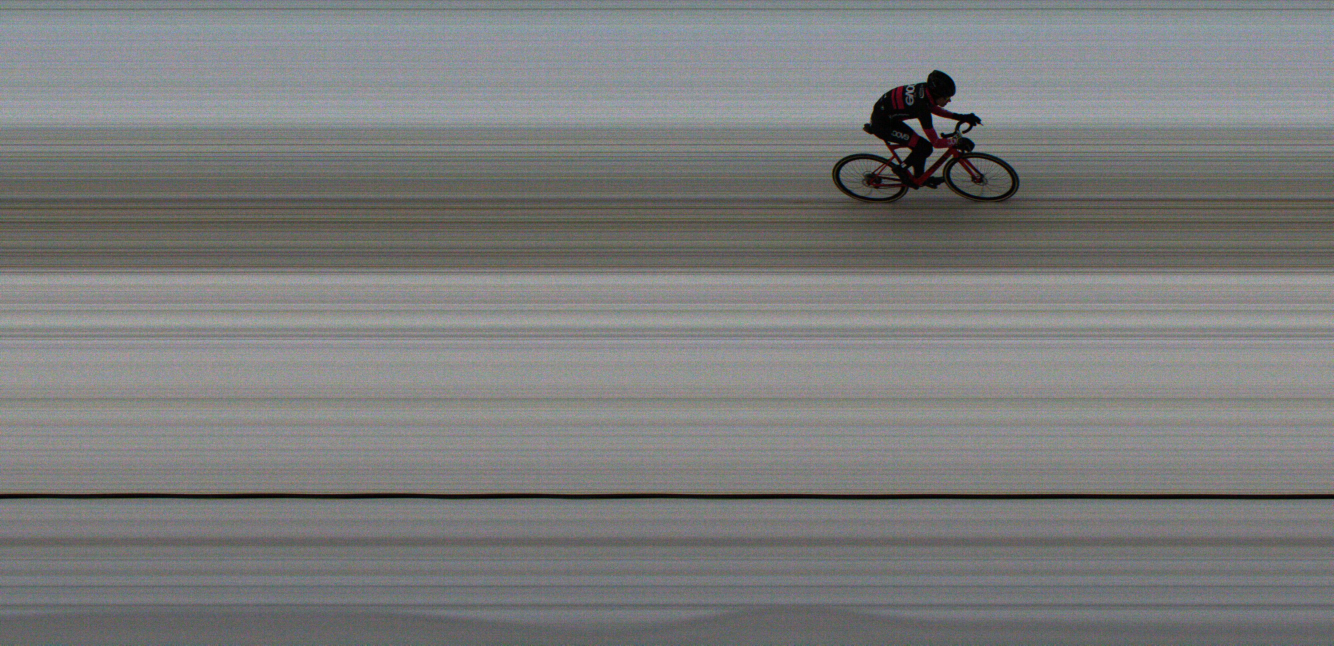
#> input picture test_images/1-light.jpg, 4000 x 1936 px, found by its file name (shown at 1/3 size); its folder holds 5 pictures in this run
$ python splicerandjoiner_ram.py
#> lines starting #> are read from the running program, lines starting #| are printed output that depends on the picture
### codereuse.py
"""
codereuse module
"""
import os
import time

# class codereuse:
def __init__(*args):
    self.args = args
def folderexist(*args):
    print("3", args[0])
    print("tadaa", args)
    for fname in args:
        if not os.path.exists(fname):
            os.makedirs(fname)

# [10 lines left out: function file_exists, not called in this run]

def pattern_exists(path):
    print(type(path),path)
    "Check if path (image) exists"
    try:
        print(path % 0)
        os.stat(path % 0)
    except os.error:
        return False
    print("Image roll already exists in" + path % 0)
    return True

### LinescanRecord/splicerandjoiner_ram.py
"""
splice and join an already made finish line photo
"""
from pathlib import Path
import sys
import os
from datetime import datetime, timedelta
import time
import numpy as np
import cv2
# make importing modules possible from parent directory...
sys.path.append(
    os.path.abspath(os.path.join(os.path.dirname(__file__), os.path.pardir)))
# from PIL import Image
import codereuse


appver = "v0.01ram"


img_dir = Path("faces")
out_dir = Path("faces_out")

prefix = "pattern_"
file_pattern = prefix + '%05d' + ".png"

save_with_prefix = str(out_dir) + os.sep + prefix + appver + "_" + datetime.now().strftime("%Y_%m_%d_%H_%M_%S")


# luo kansiot
codereuse.folderexist(img_dir, out_dir)


img_path1 = Path("test_images") / "1-light.jpg"

print(img_path1)

# OpenCV takes only string paths..
im = cv2.imread(str(img_path1))
#> im is the input picture: shape (1936, 4000, 3); mean B, G, R 123.7, 124.4, 123.5
# im = np.array(Image.open(path1).convert('LA'))
data = im


data2 = im[:, :, 1]

# Check image height
height = int(im.shape[0])
#> height = 1936
print(height)
#| 1936
# Check image width
width = int(im.shape[1])
#> width = 4000

print(im.shape)
#| (1936, 4000, 3)

print("Image width: ", width)
#| Image width:  4000
def exists(path):
    print(type(path), path)
    path = str(path)
    print(type(path), path)
    # "Check if path (image) exists"
    try:
        print(path % 0)
        os.stat(path % 0)
    except os.error:
        return False
    print("Image roll already exists in" + path % 0)
    return True

# ##Käy läpi kuvan pikseli*sarake* kerrallaan
# Toimisko np.hsplit nopeammin? (hstack vastakohta)
def splice_image_ram():
    file = Path(img_dir) / file_pattern
    if codereuse.pattern_exists(str(file)):
        return
    stamp_list = []
    date = datetime.now()
    for c in range(width):
        cut = [width-1-c, width-c]
        pattern = im
        pattern = pattern[0:0+height, cut[0]:cut[1]]
        # print("cutting " + str(cut[0]) + " by " + str(cut[1]) + " section")
        pattern = cv2.cvtColor(pattern, cv2.COLOR_RGB2BGR)
        # print(os.path.join(img_dir,file_pattern%c))
        # cv2.imwrite(os.path.join(img_dir, file_pattern % c), pattern)
        slices.append(pattern)

        date_combo = date + timedelta(milliseconds=c)
        time_stamp = date_combo.strftime('%H:%M:%S.%f')[:-2]
        stamp_list.append(time_stamp)
#> after the loop, slices = 4000 items; stamp_list = 4000 items, first 6: '20:22:38.4574', '20:22:38.4584', '20:22:38.4594', '20:22:38.4604', '20:22:38.4614', '20:22:38.4624'

    with open(os.path.join(out_dir, 'time_stamps.txt'), "w") as file1:
        file1.write(str(stamp_list))
    print("Created a list of " + str(len(stamp_list)) + " timestamps")
#| Created a list of 4000 timestamps

def join_splices_ram():
    imgs_comb_start = time.time()

    imgs_comb = np.hstack(slices)
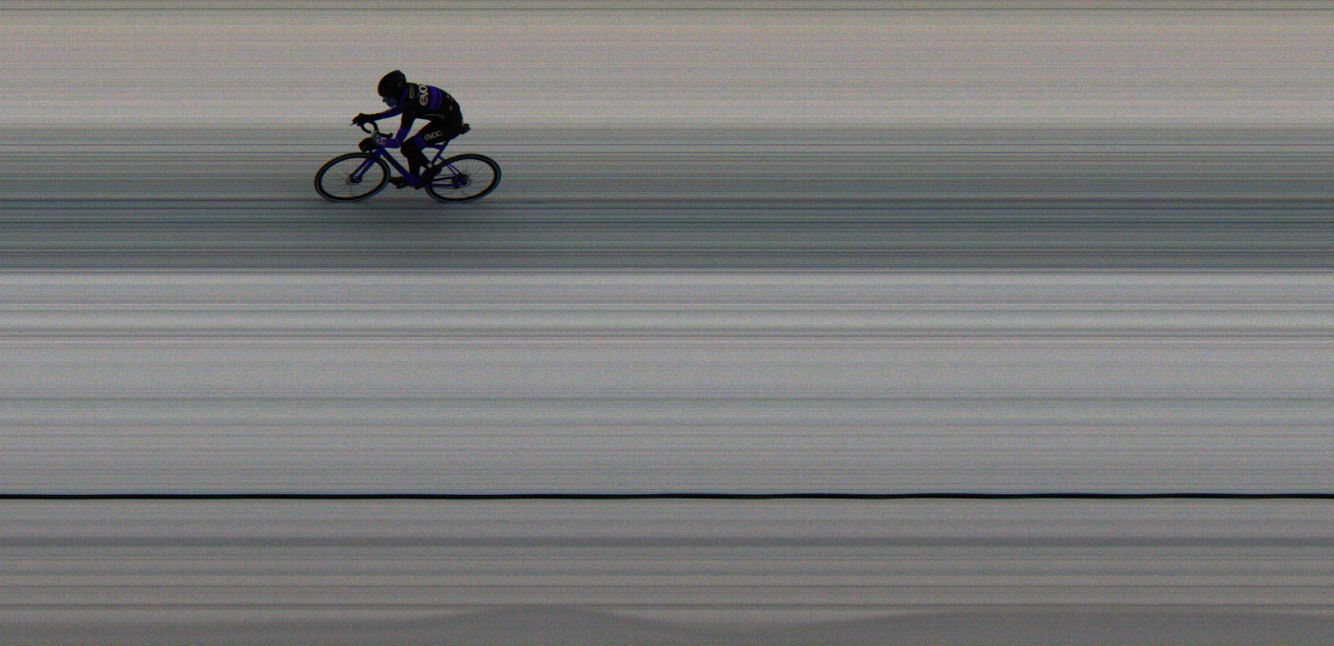
#> imgs_comb: shape (1936, 4000, 3) (shown at 1/3 size); mean of channels 0, 1, 2 123.5, 124.4, 123.7; drawn as B, G, R

    global imgs_comb_run_time
    imgs_comb_run_time = (time.time() - imgs_comb_start)

    imgs_comb = cv2.flip(imgs_comb, +1)
    cv2.imwrite(save_with_prefix + ".jpg", cv2.cvtColor(imgs_comb, cv2.COLOR_RGB2BGR))
enumerate_run_time = None
def join_splices():
    list_im = []
    start_time_join = time.time()
    # faster without enumerate?
    for file, f in zip(os.listdir(img_dir), range(width)):
        if file.startswith(file_pattern%f):
            list_im.append(file)

    enumerate_run_time = time.time() - start_time_join

    imgs = []
    for i in list_im:
        img = cv2.imread(os.path.join(img_dir, i))
        imgs.append(img)
    # imgs = [cv2.imread(os.path.join(img_dir, i)) for i in list_im]
    print("Type of variable", imgs[0], " is ", type(imgs[0]))

    imgs_comb_start = time.time()

    # avoiding this here: https://github.com/numpy/numpy/blob/master/numpy/core/shape_base.py#L209
    # imgs_comb = np.hstack(tuple(map(tuple, (np.asarray(i.resize(min_shape)) for i in imgs))))
    imgs_comb = np.hstack(imgs)
    # imgs_comb = np.hstack(tuple(map(tuple, (i for i in imgs))))
    global imgs_comb_run_time
    imgs_comb_run_time = (time.time() - imgs_comb_start)

    imgs_comb = cv2.flip(imgs_comb, +1)
    cv2.imwrite(save_with_prefix + ".jpg", cv2.cvtColor(imgs_comb, cv2.COLOR_RGB2BGR))

app_start_time = time.time()

start_time = time.time()
slices = list()
splice_image_ram()
# splice_image_to_video()
splice_image_run_time = (time.time() - start_time)

start_time = time.time()
join_splices_ram()

print("--- splice_image() Running time --- %s seconds ---" % splice_image_run_time)

print("--- enumerating for --- %s seconds ---" % enumerate_run_time)

print("--- hstack() Running time --- %s seconds ---" % imgs_comb_run_time)

print("--- join_splices Running time --- %s seconds ---" % (time.time() - start_time))

print("--- Total Running time --- %s seconds ---" % (time.time() - app_start_time))
